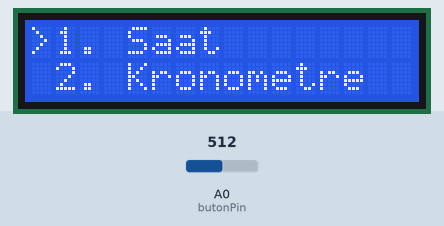
A sketch run on a simulated Arduino Uno, built with avr-gcc and run on an emulated ATmega328P. Shown: 16×2 character LCD. The inputs (shaded band) are chosen by the test bench; at power-on: A0 (butonPin) = 512.

Above: at 2.2 s.
2.3 s: A0 (butonPin) set to 408
3.8 s: A0 (butonPin) set to 390
At 4.05 s:
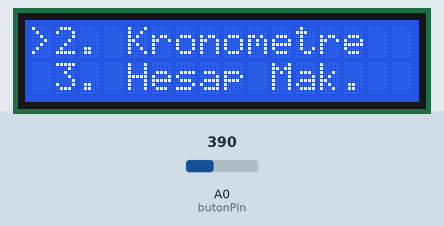
6.0 s: A0 (butonPin) set to 610
At 6.6 s:
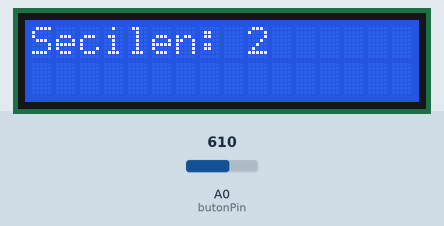
9.0 s: A0 (butonPin) set to 584
At 11.3 s:
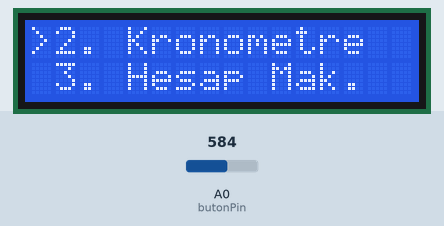
11.7 s: A0 (butonPin) set to 716
At 14.8 s:
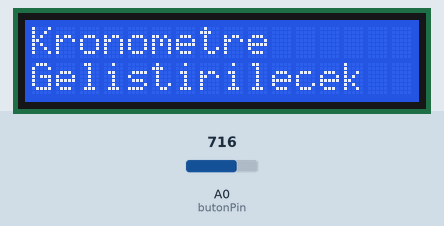
Timing chart, 0 to 15.7 s (numbered marks = the images above; inputs shaded):
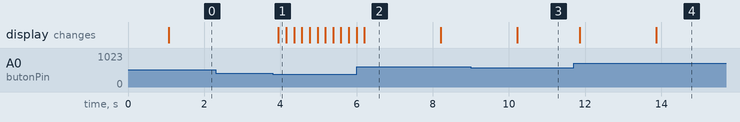

The sketch:

mesafe4_LCD_Shield.ino
```cpp
#include <LiquidCrystal.h>

LiquidCrystal lcd(8, 9, 4, 5, 6, 7);
int butonPin = A0;

String menuItems[] = {"1. Saat", "2. Kronometre", "3. Hesap Mak.", "4. Oyun", "5. Ayarlar"};
int menuIndex = 0;

// BUTON OKUMA FONKSİYONU - EN BAŞA TANIMLA
int butonOku() {
  int deger = analogRead(butonPin);
  if (deger < 50) return 1;      // RIGHT
  else if (deger < 200) return 2;  // UP
  else if (deger < 400) return 3;  // DOWN
  else if (deger < 600) return 4;  // LEFT
  else if (deger < 800) return 5;  // SELECT
  else return 0;                   // NONE
}

void setup() {
  lcd.begin(16, 2);
  lcd.print("  ANA MENU");
  delay(1000);
  lcd.clear();
}

void loop() {
  int buton = butonOku();

  if (buton == 2) { // UP
    menuIndex--;
    if (menuIndex < 0) menuIndex = 4;
  }
  else if (buton == 3) { // DOWN
    menuIndex++;
    if (menuIndex > 4) menuIndex = 0;
  }
  else if (buton == 5) { // SELECT
    seciliMenuCalistir();
    return;
  }

  ekraniGuncelle();
  delay(200);
}

void ekraniGuncelle() {
  lcd.clear();
  lcd.setCursor(0, 0);
  lcd.print(">");
  lcd.print(menuItems[menuIndex].substring(0, 15));

  if (menuIndex < 4) {
    lcd.setCursor(1, 1);
    lcd.print(menuItems[menuIndex + 1].substring(0, 15));
  }
}

void seciliMenuCalistir() {
  lcd.clear();
  lcd.setCursor(0, 0);
  lcd.print("Secilen: ");
  lcd.print(menuIndex + 1);
  delay(2000);

  switch(menuIndex) {
    case 0: saatModu(); break;
    case 1: kronometreModu(); break;
    case 2: hesapMakinesi(); break;
    case 3: oyunModu(); break;
    case 4: ayarlarModu(); break;
  }
}

// MOD FONKSİYONLARI (Basit versiyonları)
void saatModu() {
  lcd.clear();
  lcd.print("Saat Modu");
  lcd.setCursor(0, 1);
  lcd.print("Gelistirilecek");
  delay(2000);
}

void kronometreModu() {
  lcd.clear();
  lcd.print("Kronometre");
  lcd.setCursor(0, 1);
  lcd.print("Gelistirilecek");
  delay(2000);
}

void hesapMakinesi() {
  lcd.clear();
  lcd.print("Hesap Makinesi");
  lcd.setCursor(0, 1);
  lcd.print("Gelistirilecek");
  delay(2000);
}

void oyunModu() {
  lcd.clear();
  lcd.print("Oyun Modu");
  lcd.setCursor(0, 1);
  lcd.print("Gelistirilecek");
  delay(2000);
}

void ayarlarModu() {
  lcd.clear();
  lcd.print("Ayarlar");
  lcd.setCursor(0, 1);
  lcd.print("Gelistirilecek");
  delay(2000);
}
```

Measured:
- the behaviour switches between 400 and 399 on A0 (butonPin) (found by bisection; images 0 and 1)
- the behaviour switches between 600 and 599 on A0 (butonPin) (found by bisection; images 2 and 3)
- after the input at 2.3 s, every drawn part: stays the same
- after the input at 3.8 s, the display: changes after 0.15 s (image 1)
- after the input at 6.0 s, the display: first differs from a run without the input after 0.21 s (image 2)
- after the input at 9.0 s, the display: changes after 1.2 s (image 3)
- after the input at 11.7 s, the display: first changes after 0.17 s (image 4 shows a later state)
- what the display in image 2 shows lasts 2.0 s, from 6.2 s to 8.2 s
